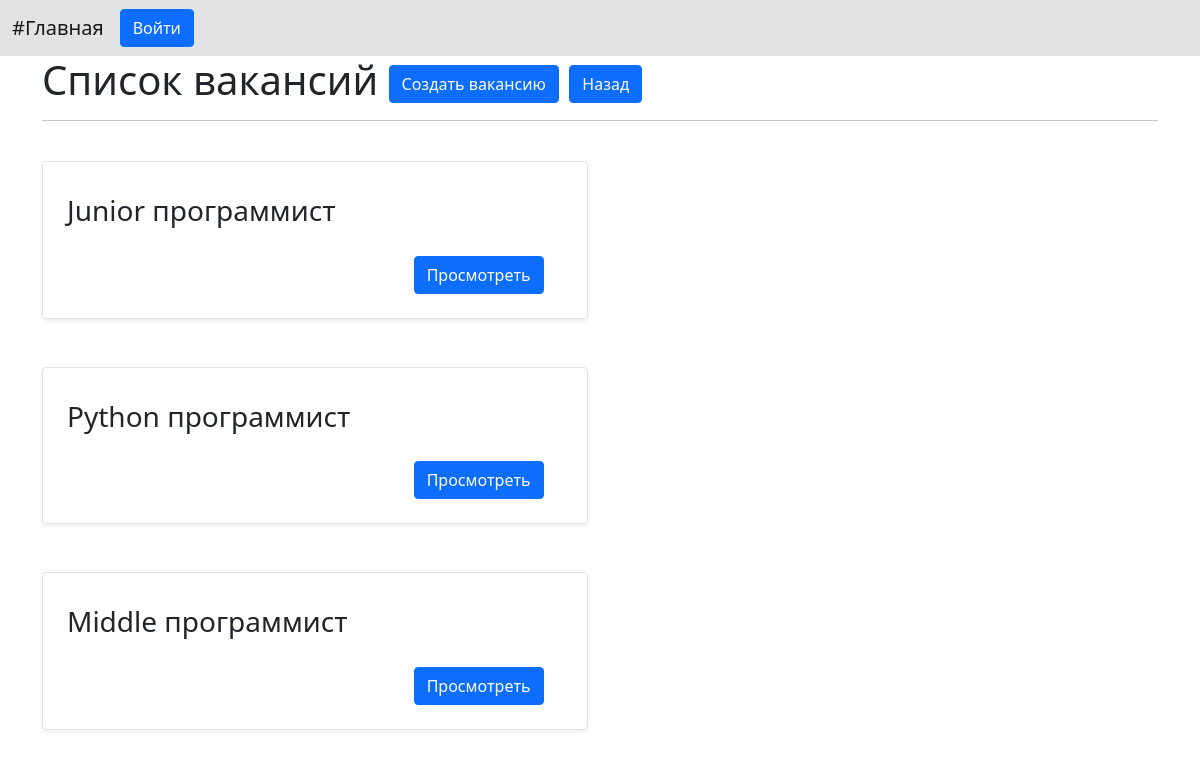
Screenshot of /pages/vacations.php with the database file from the repository.
### tables this page shows
CREATE TABLE `vacancy` (
  `id` int NOT NULL,
  `vacancy_name` varchar(255) DEFAULT NULL,
  `demand_id` varchar(255) DEFAULT NULL,
  `responsibility_id` varchar(255) DEFAULT NULL,
  `key_skill_id` varchar(255) DEFAULT NULL,
  `conditions_id` varchar(255) DEFAULT NULL
);

### pages/vacations.php (the view, shortened to what this page needs)
<?php
include('../phpScripts/connection.php');
?>
    <!doctype html>
    <html lang="en">
    <head>
        <link href="https://cdn.jsdelivr.net/npm/bootstrap@5.0.0-alpha3/dist/css/bootstrap.min.css" rel="stylesheet">
    </head>
    <body>
    <?php
    include('header.php');
    ?>
    <div class="container-lg">
        <h1>Список вакансий         <a href="Staff_recruitment.php"><button type="button" class="btn btn-primary">Создать вакансию</button></a> <a href="/" class="btn btn-primary">Назад</a></h1>
        <hr><br>
        <div class="row mb-2">
            <div class="col-md-6">
            <?php
                $categories = mysqli_query($connection, "SELECT * FROM `vacancy`");
                While($cat = mysqli_fetch_assoc($categories))
                {
                    echo  '
                            <div class="row g-0 border rounded overflow-hidden flex-md-row mb-4 shadow-sm h-md-250 position-relative">
                            <div class="col p-4 d-flex flex-column position-static">
                            <strong class="d-inline-block mb-2 text-primary"></strong>
                            <h3 class="mb-0"> '.$cat['vacancy_name'] . '</h3>
                            <div class="mb-1 text-muted"></div>
                            <br>
                             <div class="row">
                            <div class="col-sm">
                              <p class="card-text mb-auto"></p>
                            </div>
                            <div class="col-sm">
                            </div>
                            <div class="col-sm">
                              <a href="solo_V.php?id='. $cat['id'] .' "class="btn btn-primary">Просмотреть</a>
                            </div>
                          </div>
                            </div>
                        </div><br>';
                }
            ?>
            </div>
        </div>
    </div>
    </body>
    </html>

### rows the page displays
vacancy: vacancy_name "Junior программист"
vacancy: vacancy_name "Python программист"
vacancy: vacancy_name "Middle программист"
